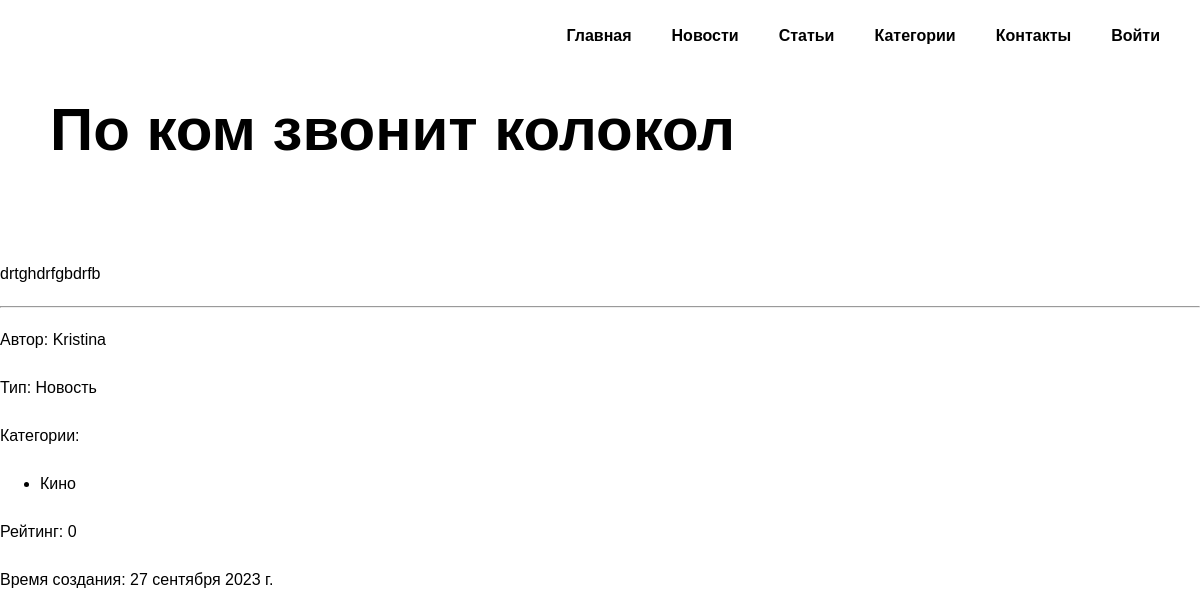
Screenshot of /news/po-kom-zvonit-kolokol/ with the database file from the repository.
### mainapp/models.py (models this page shows, shortened)
class Post(models.Model):
    STATYA = "St"
    NOVOST = "Nv"
    POST_TYPE_CHOICES = [
        (STATYA, "Статья"),
        (NOVOST, "Новость"),
    ]
    author = models.ForeignKey(Author, on_delete=models.CASCADE, related_name='author_post', verbose_name='Автор')
    type = models.CharField(max_length=2, choices=POST_TYPE_CHOICES, default=NOVOST, verbose_name='Тип поста')
    time_created = models.DateTimeField(auto_now_add=True, verbose_name='Время создания')
    category = models.ManyToManyField(Category, through="PostCategory", verbose_name='Категория')
    title = models.CharField(max_length=255, verbose_name='Название')
    text = models.TextField(verbose_name='Текст')
    rating = models.IntegerField(default=0, verbose_name='Рейтинг')
    slug = models.SlugField(max_length=255, unique=True, db_index=True, verbose_name="URL")
    class Meta:
        verbose_name = 'Пост'
        verbose_name_plural = 'Посты'
    def get_category_list(self):
        queryset_category = self.category.values()
        return [i['name'] for i in queryset_category]

class Author(models.Model):
    user = models.OneToOneField(User, on_delete=models.CASCADE, verbose_name='Пользователь')
    rating = models.IntegerField(default=0, verbose_name='Рейтинг')
    def __str__(self):
        return str(self.user)
    class Meta:
        verbose_name = 'Автор'
        verbose_name_plural = 'Авторы'

class Category(models.Model):
    name = models.CharField(max_length=100, unique=True, verbose_name='Категория')
    slug = models.SlugField(max_length=255, unique=True, db_index=True, verbose_name="URL")
    class Meta:
        verbose_name = 'Категория'
        verbose_name_plural = 'Категории'

### mainapp/views.py (the view, shortened to what this page needs)
# urls.py: path('news/<slug:post_slug>/', ShowPost.as_view(), name='post'),
class ShowPost(DetailView):
    model = Post
    template_name = 'mainapp/post-page.html'
    slug_url_kwarg = 'post_slug'
    context_object_name = 'post'
    def get_context_data(self, *, object_list=None, **kwargs):
        context = super().get_context_data(**kwargs)
        context['menu'] = menu
        context['title'] = 'Новость'
        return context

### mainapp/templatetags/custom_filters.py (called while the page is built)
@register.filter()
def bad_words(text_string):
    res = []
    try:
        for word in text_string.split():
            if word.lower().strip(punctuation) in bad_words2:
                if word[-1] in punctuation:
                    word = word[0] + '*' * (len(word) - 2) + word[-1]
                else:
                    word = word[0] + '*' * (len(word) - 1)
            res.append(word)
    except Exception:
        print("Oops! That was no string. Try again...")
    return ' '.join(res)

### mainapp/templates/mainapp/post-page.html (shortened to what this page needs)
{% extends 'mainapp/base.html' %}
{% load custom_filters %}
{% load static %}
{% block extrastyle %}
<link rel="stylesheet" href="{% static 'mainapp/css/post-page-style.css' %}">
{% endblock %}
{% block main %}
<main class="main-page">
		<div class="container">
		<h1 class="heading">{{ post.title|bad_words }}</h1>
		</div>
	</main>
{% endblock main %}
{% block content %}
<section class="post-page">
 	<p class="post-content">{{ post.text|bad_words }}</p>
</section>
    <hr>
<section class="post-page">
 	<p class="post-content">Автор: {{ post.author }}</p>
 	<p class="post-content">Тип: {{ post.get_type_display }}</p>
 	<p class="post-content">Категории:</p>
		<ul>
		{% for cat in  post.get_category_list %}
			<li>{{ cat }}</li>
		{% endfor %}
		</ul>
 	<p class="post-content">Рейтинг: {{ post.rating }}</p>
 	<p class="post-content">Время создания: {{ post.time_created|date:"DATE_FORMAT" }}</p>
</section>
{% endblock %}

### static/mainapp/css/home-style.css (style rules this page uses)
*,*:before,*:after { -moz-box-sizing: border-box; -webkit-box-sizing: border-box; box-sizing: border-box; }
body { margin: 0; min-width: 960px; font-family: "Montserrat", "Helvetica", "Arial", sans-serif; font-size: 16px; line-height: 32px; background-image: url("../images/news_1.jpg"); background-repeat: no-repeat; background-position: top center; }
li { margin-right: 40px; }
.heading { margin: 0 0 24px; font-size: 60px; line-height: 96px; }
.main-page { margin-bottom: 480px; }
.main-page .container { max-width: 1440px; margin:0 auto; padding-left: 50px; }

### static/mainapp/css/post-page-style.css (style rules this page uses)
body { background-image: url("../images/news_2.jpg"); font-family: "Montserrat", "Helvetica", "Arial", sans-serif; font-size: 16px; line-height: 32px; }
.heading { margin: 0 0 24px; font-size: 60px; line-height: 96px; }
.main-page { margin-bottom: 80px; }

### rows the page displays
Post: title|bad_words "По ком звонит колокол", text|bad_words "drtghdrfgbdrfb", author "Kristina", type "Новость", rating "0", time_created "27 сентября 2023 г."
Category: get_category_list "Кино"

### other values shown
{{ m.title }} "Главная" "Новости" "Статьи"
